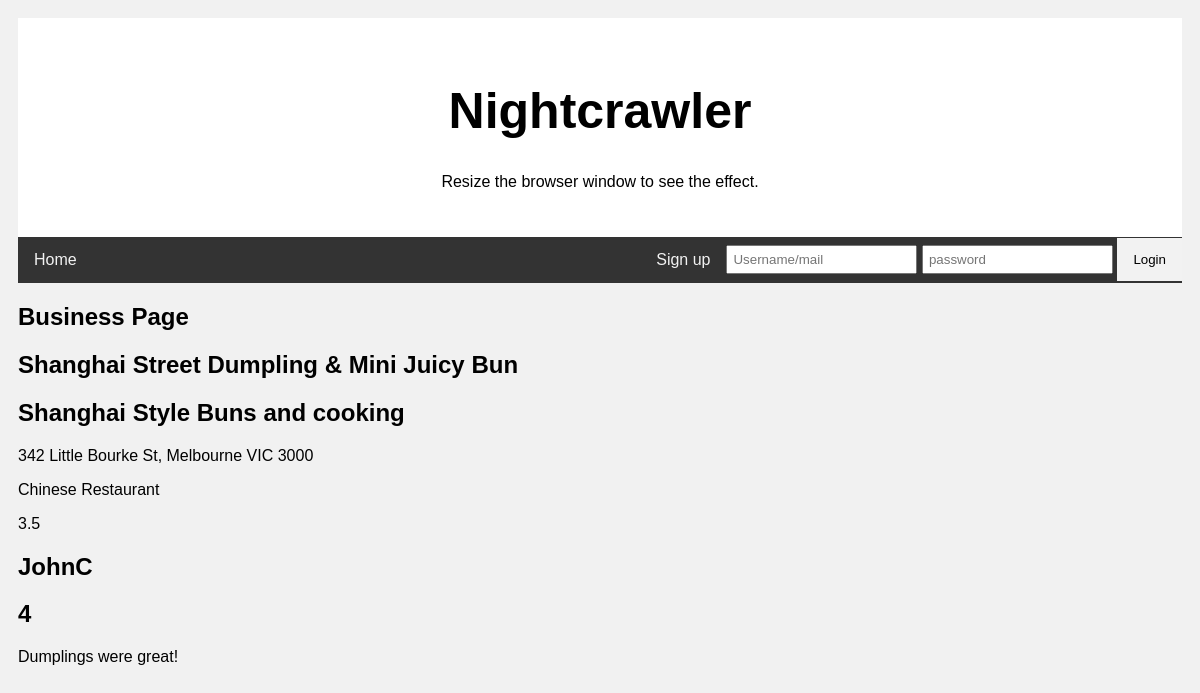
Screenshot of /business.php?business_id=2 with the database file from the repository.
### tables this page shows
CREATE TABLE `businesses` (
  `business_id` int(11) NOT NULL,
  `business_name` varchar(256) NOT NULL,
  `business_description` text NOT NULL,
  `business_address` varchar(256) NOT NULL,
  `business_type` varchar(256) NOT NULL,
  `business_latitude` varchar(10) DEFAULT NULL,
  `business_longitude` varchar(10) DEFAULT NULL,
  `business_rating` float NOT NULL DEFAULT '0'
);

CREATE TABLE `businessreviews` (
  `businessReview_id` int(11) NOT NULL,
  `businessReview_uid` int(11) NOT NULL,
  `businessReview_bid` int(11) NOT NULL,
  `businessReview_rating` int(1) NOT NULL,
  `businessReview_review` text
);

CREATE TABLE `users` (
  `user_id` int(11) NOT NULL,
  `user_first` varchar(256) NOT NULL,
  `user_last` varchar(256) NOT NULL,
  `user_email` varchar(256) NOT NULL,
  `user_uid` varchar(256) NOT NULL,
  `user_pwd` varchar(256) NOT NULL
);

### business.php (the view, shortened to what this page needs)
<?php
	include_once 'header.php';
?>
<section class="business-container">
	<h1>Business Page</h1>
	<div class="main-container">
		<?php
			$business_id = mysqli_real_escape_string($conn, $_GET['business_id']);
			$sql_business = "SELECT * FROM businesses WHERE business_id='$business_id'";
			$result_business = mysqli_query($conn, $sql_business);
			$businessQueryResults = mysqli_num_rows($result_business);
			if ($businessQueryResults > 0) {
				while ($row = mysqli_fetch_assoc($result_business)) {
					echo "
					<div class='business-box'>
						<h2>".$row['business_name']."</h2>
						<h2>".$row['business_description']."</h2>
						<p>".$row['business_address']."</p>
						<p>".$row['business_type']."</p>
						<p>".$row['business_rating']."</p>
					</div>";
				}
			}
			echo "</div>
				<div>";
			$sql_businessreviews = "SELECT * FROM businessreviews WHERE businessReview_bid='$business_id'";
			$result_reviews = mysqli_query($conn, $sql_businessreviews);
			$reviewQueryResults = mysqli_num_rows($result_reviews);
			if ($reviewQueryResults > 0) {
				while ($row = mysqli_fetch_assoc($result_reviews)) {
					$sqlname = "SELECT user_uid FROM users WHERE user_id=".$row['businessReview_uid'];
					$review_username = mysqli_query($conn, $sqlname);
					$username = mysqli_fetch_assoc($review_username);
					echo "
					<div class='business-box'>
						<h2>".$username['user_uid']."</h2>
						<h2>".$row['businessReview_rating']."</h2>
						<p>".$row['businessReview_review']."</p>
					</div>";
				}
			} else {
				echo "There are no reviews of this business right now!";
			}
		?>
	</div>
</section>
<?php
	include_once 'footer.php'
?>

### style.css (style rules this page uses)
* { box-sizing: border-box; }
body { font-family: Arial; padding: 10px; background: #f1f1f1; }

### rows the page displays
businesses: business_name "Shanghai Street Dumpling & Mini Juicy Bun", business_description "Shanghai Style Buns and cooking", business_address "342 Little Bourke St, Melbourne VIC 3000", business_type "Chinese Restaurant", business_rating "3.5"
businessreviews: users.user_uid "JohnC", businessReview_rating "4", businessReview_review "Dumplings were great!"
